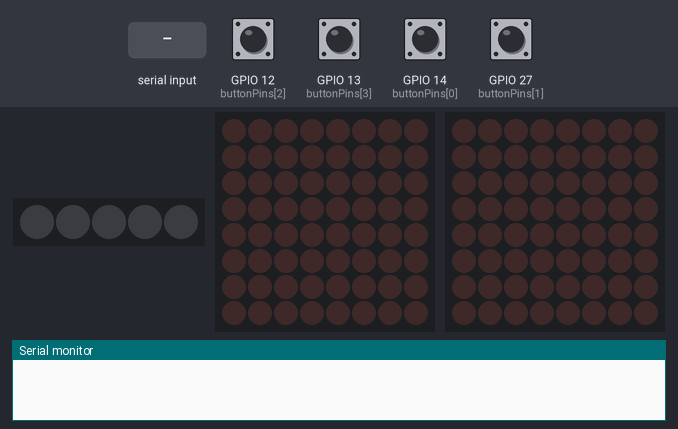
Bench run of a sketch on a simulated ESP32. On the bench: 5 RGB LEDs in strip order, left to right, 2 × 8×8 LED matrix, the last lines printed to the serial monitor. The test bench sets the inputs (shaded band); at power-on: GPIO 12 (buttonPins[2]), GPIO 13 (buttonPins[3]), GPIO 14 (buttonPins[0]), GPIO 27 (buttonPins[1]) HIGH. Nothing arrives over Bluetooth unless stated.

Above: at 1.2 s.
1.3 s: "start_game" received over the second serial link
At 3.0 s:
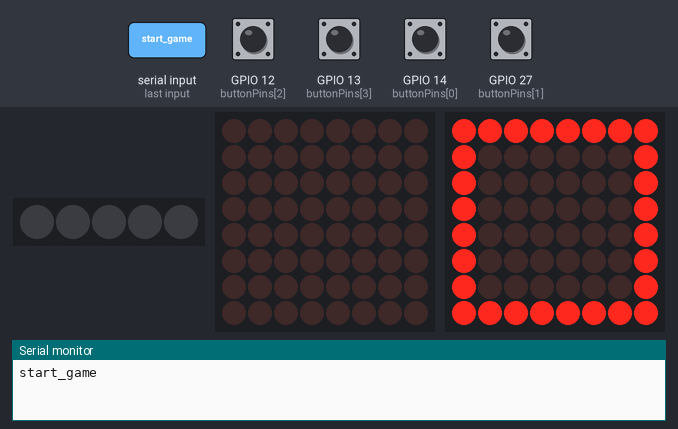
3.3 s: GPIO 12 (buttonPins[2]) pulled LOW for 0.15 s
At 4.0 s:
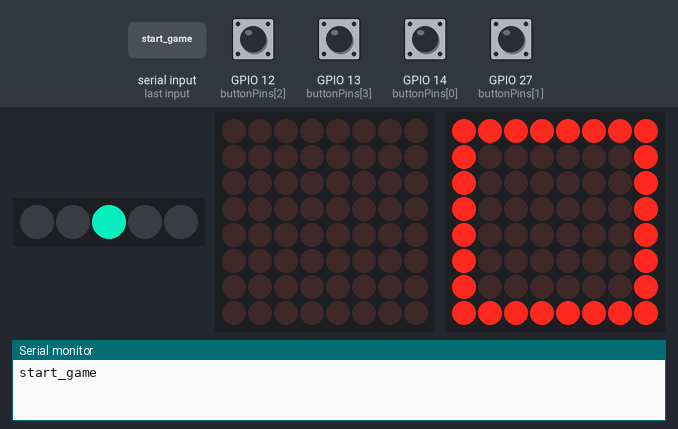
6.4 s: GPIO 13 (buttonPins[3]) pulled LOW for 0.15 s
At 8.0 s:
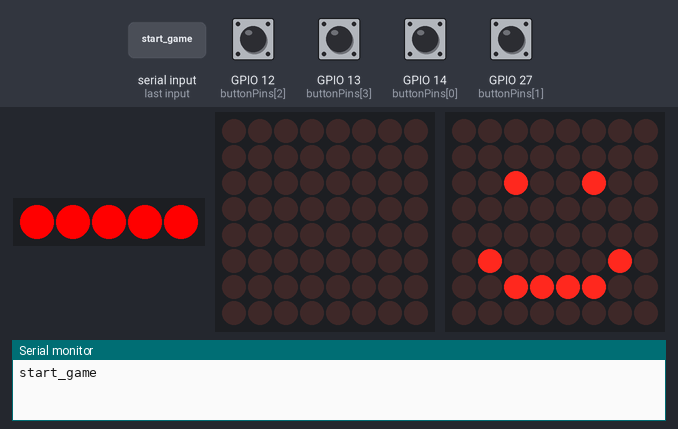
9.5 s: GPIO 14 (buttonPins[0]) pulled LOW for 1 s
At 11.9 s:
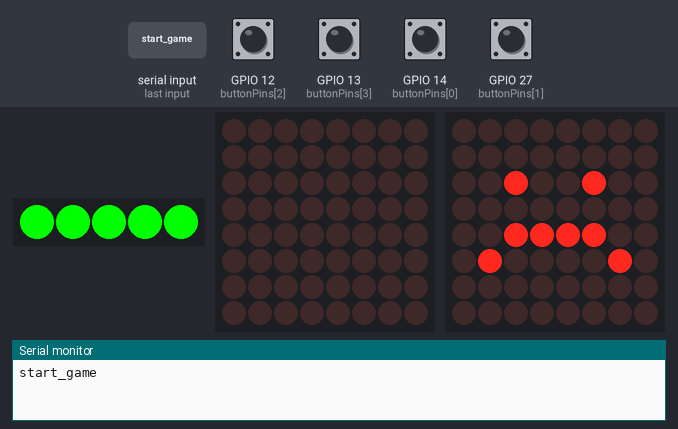
12.8 s: GPIO 27 (buttonPins[1]) pulled LOW for 1 s
At 15.8 s:
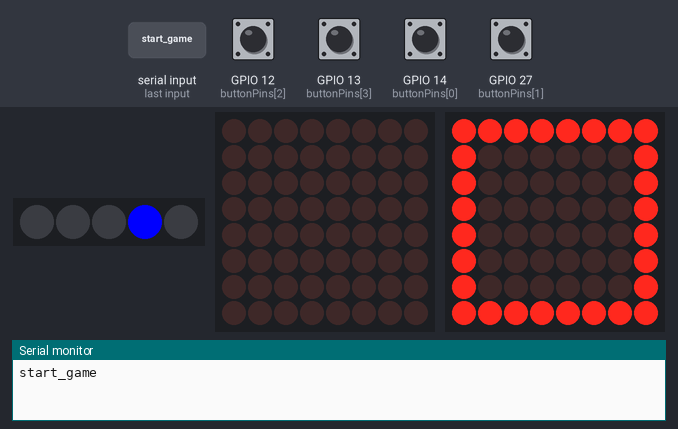
16.1 s: GPIO 12 (buttonPins[2]) pulled LOW for 1 s
At 20.1 s:
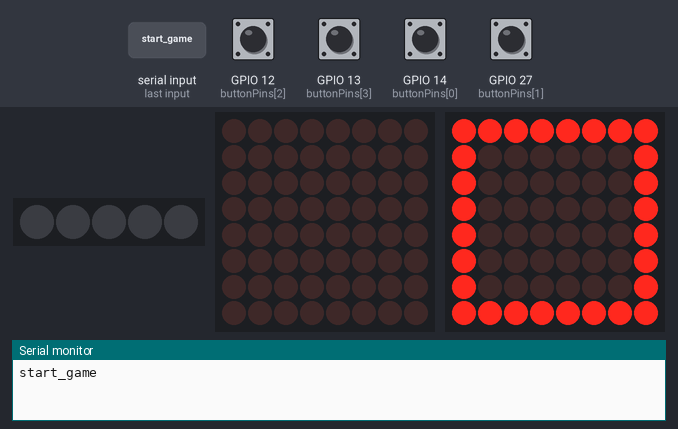
Timing chart, 0 to 21.1 s (numbered marks = the images above; inputs shaded):
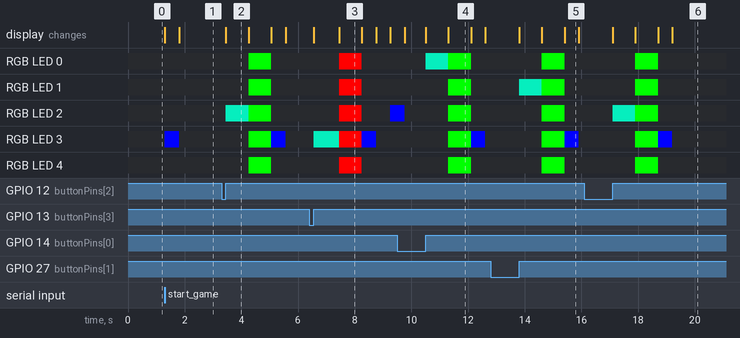

The sketch:

pre_POC.ino
```cpp
#include <MD_Parola.h>
#include <MD_MAX72xx.h>
#include <SPI.h>
#include <Adafruit_NeoPixel.h>

#define HARDWARE_TYPE MD_MAX72XX::FC16_HW
#define MAX_DEVICES 1
#define MATRIX_DATA_PIN 23
#define MATRIX_CLK_PIN 21
#define MATRIX_CS_PIN 22
#define MIN_PRESS_TIME 40
MD_Parola parola = MD_Parola(HARDWARE_TYPE, MATRIX_CS_PIN, MAX_DEVICES);
MD_MAX72XX matrix = MD_MAX72XX(HARDWARE_TYPE, MATRIX_DATA_PIN, MATRIX_CLK_PIN, MATRIX_CS_PIN, MAX_DEVICES);

#define STRIP_PIN 15
#define NUM_LEDS 5
Adafruit_NeoPixel strip = Adafruit_NeoPixel(NUM_LEDS, STRIP_PIN, NEO_GRB + NEO_KHZ800);

#include <HardwareSerial.h>

#define MP3_SERIAL_RX 16  // Connect to MP3 board TX
#define MP3_SERIAL_TX 17  // Connect to MP3 board RX

#include "BluetoothSerial.h"

#if !defined(CONFIG_BT_ENABLED) || !defined(CONFIG_BLUEDROID_ENABLED)
#error Bluetooth is not enabled! Please run `make menuconfig` to and enable it
#endif

BluetoothSerial SerialBT;

const int ledPin = 2;  // This is usually the internal LED pin for ESP32. Adjust if necessary.
bool ledState = false; // To track the current state of the LED.
String readBuffer = ""; // Buffer to store incoming characters to check for the "light_led" string.

HardwareSerial mp3Serial(2); // Use HardwareSerial 2 for ESP32
const int buttonPins[NUM_LEDS] = {14, 27, 12, 13, 32};

enum GAME_STATE{
  PLAY,
  READ,
  WON,
  LOST,
  MENU
};

GAME_STATE currentState  =MENU;

//global variables for buttons
bool currentButtonStates [] = {true, true,true,true,true};
bool previousButtonStates [] = {true, true,true,true,true}; //
bool previousButtonState = HIGH; // will store last time button was updated
unsigned int buttonPress_counters [] = { 0 , 0 ,0,0,0}; //number of presses
unsigned long buttonPress_last_times [] = { 0 , 0 ,0,0,0};   // last time button was pressed
unsigned long last_press_duration= 0; //to allow accessing last press duration as global
int lastSignalTime = 0;
int currentIndex = 0;
int readIndex = 0;
int interval = 500;
unsigned long startTime;
byte sequence[10] = {3,2,1,0,4};
bool isLighting = true;
int currentSequenceLength = 1;
void setup() {
  Serial.begin(115200);  // Begin the primary serial for debugging
  mp3Serial.begin(9600, SERIAL_8N1, MP3_SERIAL_RX, MP3_SERIAL_TX); // Begin the secondary serial to communicate with MP3 boa
  strip.begin();
  strip.show();
  SerialBT.begin("ESP32test"); //Bluetooth device name
  parola.begin();
  parola.displayClear();
  parola.setIntensity(0);
  matrix.begin();

  for (int i = 0; i < NUM_LEDS; i++) {
    pinMode(buttonPins[i], INPUT_PULLUP);
  }
}


void checkCommand() {
  unsigned long currentTime = millis();  // Correct the type for millis()
  if(currentTime > lastSignalTime + 900)
  {
    // ... Your existing code for populating readBuffer ...

    if (readBuffer.length() > 100) {  // Trim the buffer if it gets too long.
      readBuffer = readBuffer.substring(readBuffer.length() - 100);
    }

    if (readBuffer.indexOf("start_game") != -1) {  // If "start_game" is found in the buffer...
      readBuffer = "";  // Clear the string buffer to avoid processing the same command multiple times.
      clearBTBuffer();  // Flush the hardware buffer to make sure no extra characters are left
      currentState = PLAY;
      startTime = millis();
    }
  }
}

void clearBTBuffer() {
  while (SerialBT.available() > 0) {
    char t = SerialBT.read();
  }
}

void loop()
{

  switch(currentState)
  {
    case MENU:
        while (Serial.available()) {
          char c = Serial.read();
          SerialBT.write(c);
          readBuffer += c;
          checkCommand();
        }

        // Read and forward data from Bluetooth Serial to wired Serial
        while (SerialBT.available()) {
          char c = SerialBT.read();
          Serial.write(c);
          readBuffer += c;
          checkCommand();
        }


      break;
    case PLAY:
      playSequence();
      break;
    case READ:
      readSequence();
      break;
    case WON:
      won();
      break;
    case LOST:
      gameOver();
      break;
    default:
    break;
  }

}


void playSequence()
{
  if(millis() > lastSignalTime + 500)
  {
      drawSquare();
    if(isLighting){
      lightLED(sequence[currentIndex]);
      playSongInFolder01(sequence[currentIndex]+1);
    currentIndex +=1;
    lastSignalTime = millis();
    isLighting = false;
    }
    else
    {
      lastSignalTime = millis();
      isLighting = true;
      clearLed();
      if(currentIndex >= currentSequenceLength)
    {
      currentState = READ;
      currentIndex = 0;
    }
    }

  }
}
void gameOver(){
  currentState = LOST;
  int currentTime = millis();
  if(currentTime > lastSignalTime + 800)
  {
    send_game_time();
    drawSadFace();
    strip.clear();
    playSongInFolder01(7);
    strip.setPixelColor(0, strip.Color(0, 255,0 ));
    strip.setPixelColor(1, strip.Color(0, 255,0 ));
    strip.setPixelColor(2, strip.Color(0, 255,0 ));
    strip.setPixelColor(3, strip.Color(0, 255,0 ));
    strip.setPixelColor(4, strip.Color(0, 255,0 ));
    strip.show();
    lastSignalTime = millis() + 300;
    currentState = PLAY;
  }

}

void won(){
  currentState = WON;
   int currentTime = millis();
  if(currentTime > lastSignalTime + 900)
  {
    send_game_time();
    drawSmileyFace();
    strip.clear();
    playSongInFolder01(6);
    strip.setPixelColor(0, strip.Color(255,0,0 ));
    strip.setPixelColor(1, strip.Color(255,0,0 ));
    strip.setPixelColor(2, strip.Color(255,0,0 ));
    strip.setPixelColor(3, strip.Color(255,0,0 ));
    strip.setPixelColor(4, strip.Color(255,0,0 ));
    strip.show();
    lastSignalTime = millis()+ 300;
    currentState = PLAY;
  }
}

void wonFin(){
  currentState = WON;
   int currentTime = millis();

  if(currentTime > lastSignalTime + 900)
  {
    drawSmileyFace();
    strip.clear();
    playSongInFolder01(6);
    strip.setPixelColor(0, strip.Color(255,0,0 ));
    strip.setPixelColor(1, strip.Color(255,0,0 ));
    strip.setPixelColor(2, strip.Color(255,0,0 ));
    strip.setPixelColor(3, strip.Color(255,0,0 ));
    strip.setPixelColor(4, strip.Color(255,0,0 ));
    strip.show();
    lastSignalTime = millis()+ 300;
    readBuffer = "";
    clearBTBuffer();
    currentState = MENU;
    send_game_time();
  }
}

void lightLEDPressed(int ledNum)
{
  strip.clear();
  strip.setPixelColor(ledNum, strip.Color(5, 200,160 ));
  strip.show();
}


void readSequence()
{
  int currentTime = millis();
  if(currentTime > lastSignalTime + 500)
  {
    for(int button = 0; button<4 ; button++)
    {
    bool res = handle_button(button);
    if(res)
    {
      lightLEDPressed(button);
      if(sequence[readIndex] != button )
      {
        currentSequenceLength=1;
        readIndex=0;
        lastSignalTime = millis();
        playSongInFolder01(button+1);
        gameOver();

      }
      else
      {
        if(readIndex < currentSequenceLength - 1){
          playSongInFolder01(button+1);
          readIndex ++;
        }
        else{
          playSongInFolder01(button+1);
          currentSequenceLength ++;
          readIndex=0;
          lastSignalTime = millis();
          if(currentSequenceLength > 4)
          {
            currentSequenceLength = 1;
            wonFin();

          }
          else
          {
            won();
          }


        }
      }
    }

    }
  }

}

void playSignal(byte index)
{

}

void clearLed()
{
  strip.clear();
  strip.show();
}

void lightLED(int ledNum) {
  strip.clear();
  strip.setPixelColor(ledNum, strip.Color(0, 0,255 ));
  strip.show();
}

void mistake() {
  strip.setPixelColor(0, strip.Color(0, 255, 0));
  strip.show();
}

void success() {
  strip.setPixelColor(0, strip.Color(255, 0, 0));
  strip.show();
}

bool handle_button(byte button_index) { //handle a button
  bool previousButtonState = previousButtonStates[button_index];
  bool currentButtonState = digitalRead(buttonPins[button_index]);  // check button state's change

  if (currentButtonState != previousButtonState)  //if change is detected
  {
    previousButtonStates[button_index] = currentButtonState;       // save the last state of button
    if (currentButtonState == LOW && previousButtonState == HIGH)  //type of change - from released to pressed
    {
      buttonPress_last_times[button_index] = millis();
    } else {
      last_press_duration = millis() - buttonPress_last_times[button_index];
      if (last_press_duration > MIN_PRESS_TIME) {
        buttonPress_counters[button_index] = buttonPress_counters[button_index] + 1;
        return (true);
      }
    }
  }
  return (false);
}
void stopSong() {
  byte command[] = {0x7E, 0x02, 0x16, 0xEF};
  mp3Serial.write(command, sizeof(command));  // Send the stop command to the MP3 board
}

void playSongInFolder01(int songNumber) {
  //stopSong();  // First, stop any currently playing song
  byte command[] = {0x7E, 0x04, 0x42, 0x01, static_cast<byte>(songNumber), 0xEF};
  mp3Serial.write(command, sizeof(command));  // Then, send the command to play the new song
}

void send_game_time() {
  unsigned long currentTime = millis();
  unsigned long timeElapsed = currentTime - startTime; // startTime should be set when the game starts
  int secondsElapsed = timeElapsed / 1000;  // Convert milliseconds to seconds
  startTime = currentTime;
  String message = "end_game_time " + String(secondsElapsed);
  SerialBT.println(message);
}


// 1. Draws a smiley face
void drawSmileyFace() {
  matrix.clear();
  // Eyes
  matrix.setPoint(2, 2, true);
  matrix.setPoint(2, 5, true);

  // Mouth - smile
  matrix.setPoint(5, 1, true);
  matrix.setPoint(5, 6, true);
  matrix.setPoint(6, 2, true);
  matrix.setPoint(6, 3, true);
  matrix.setPoint(6, 4, true);
  matrix.setPoint(6, 5, true);

  matrix.update();
}

// 2. Draws a sad face
void drawSadFace() {
  matrix.clear();
  // Eyes
  matrix.setPoint(2, 2, true);
  matrix.setPoint(2, 5, true);

  // Mouth - sad
  matrix.setPoint(5, 1, true);
  matrix.setPoint(5, 6, true);
  matrix.setPoint(4, 2, true);
  matrix.setPoint(4, 3, true);
  matrix.setPoint(4, 4, true);
  matrix.setPoint(4, 5, true);

  matrix.update();
}

// 3. Draws a square
void drawSquare() {
  matrix.clear();
  // Horizontal lines
  for (int i = 0; i < 8; i++) {
    matrix.setPoint(0, i, true);
    matrix.setPoint(7, i, true);
  }

  // Vertical lines
  for (int j = 0; j < 8; j++) {
    matrix.setPoint(j, 0, true);
    matrix.setPoint(j, 7, true);
  }

  matrix.update();
}
```

Measured:
- after the input at 1.3 s, RGB LED 3: off → RGB(0, 0, 255) at once, → off 0.50 s later; the display: first changes at once (image 1 shows a later state)
- after the input at 3.3 s, RGB LED 0, RGB LED 1, RGB LED 4: off → RGB(0, 255, 0) after 0.95 s, → off 0.80 s later; RGB LED 2: off → RGB(5, 200, 160) after 0.15 s, → RGB(0, 255, 0) 0.80 s later, → off 0.80 s later; RGB LED 3: off → RGB(0, 255, 0) after 0.95 s, → RGB(0, 0, 255) 0.80 s later, → off 0.50 s later
- after the input at 6.4 s, RGB LED 0, RGB LED 1, RGB LED 4: off → RGB(255, 0, 0) after 1.1 s, → off 0.80 s later; RGB LED 2: off → RGB(255, 0, 0) after 1.1 s, → off 0.80 s later, → RGB(0, 0, 255) 1.0 s later; RGB LED 3: off → RGB(5, 200, 160) after 0.15 s, → RGB(255, 0, 0) 0.90 s later, → RGB(0, 0, 255) 0.80 s later, → off 0.50 s later
- after the input at 12.8 s, RGB LED 0, RGB LED 2, RGB LED 4: off → RGB(0, 255, 0) after 1.8 s, → off 0.80 s later; RGB LED 1: off → RGB(5, 200, 160) after 1.0 s, → RGB(0, 255, 0) 0.80 s later, → off 0.80 s later; RGB LED 3: off → RGB(0, 255, 0) after 1.8 s, → RGB(0, 0, 255) 0.80 s later, → off 0.50 s later
- after the input at 16.1 s, RGB LED 0, RGB LED 1, RGB LED 4: off → RGB(0, 255, 0) after 1.8 s, → off 0.80 s later; RGB LED 2: off → RGB(5, 200, 160) after 1.0 s, → RGB(0, 255, 0) 0.80 s later, → off 0.80 s later; RGB LED 3: off → RGB(0, 255, 0) after 1.8 s, → RGB(0, 0, 255) 0.80 s later, → off 0.50 s later
- what the display in image 2 shows lasts 0.8 s, from 3.5 s to 4.3 s
- what the display in image 5 shows lasts 0.5 s, from 15.4 s to 15.9 s
